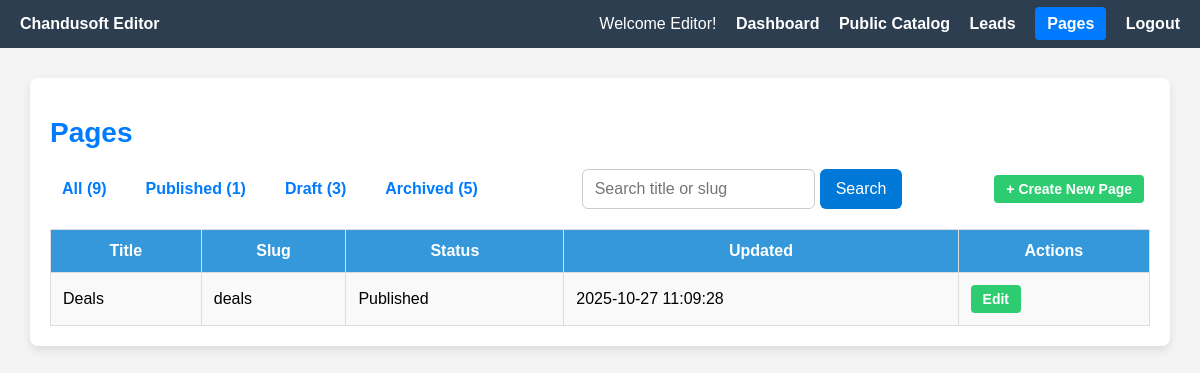
The page /admin/pages.php?status=published (signed in) on the database its author committed.
### tables this page shows
CREATE TABLE `pages` (
  `id` int NOT NULL AUTO_INCREMENT,
  `title` varchar(255) NOT NULL,
  `slug` varchar(255) NOT NULL,
  `status` enum('draft','published','archived') DEFAULT 'draft',
  `updated_at` datetime DEFAULT CURRENT_TIMESTAMP ON UPDATE CURRENT_TIMESTAMP,
  `content_html` text,
  PRIMARY KEY (`id`),
  UNIQUE KEY `slug` (`slug`)
);

### admin/pages.php (the view, shortened to what this page needs)
<?php
$user = $_SESSION['user'];
$role = htmlspecialchars(ucfirst($user['role'] ?? 'Editor'));
$conn = new mysqli('localhost', 'root', '', 'chandusoft');
$publishedCount = $conn->query("SELECT COUNT(*) as count FROM pages WHERE status = 'published'")->fetch_assoc()['count'];
$draftCount = $conn->query("SELECT COUNT(*) as count FROM pages WHERE status = 'draft'")->fetch_assoc()['count'];
$archivedCount = $conn->query("SELECT COUNT(*) as count FROM pages WHERE status = 'archived'")->fetch_assoc()['count'];
$allCount = $conn->query("SELECT COUNT(*) as count FROM pages")->fetch_assoc()['count'];
$search = trim($_GET['search'] ?? '');
$status = $_GET['status'] ?? '';
$whereClause = '';
if ($status) {
    $whereClause = "WHERE status = '" . $conn->real_escape_string($status) . "'";
}
if ($search !== '') {
    if (preg_match('/^[%_]+$/', $search)) {
        $pages = $conn->query("SELECT * FROM pages WHERE 1=0");
    } else {
        if ($whereClause) {
            $whereClause .= " AND";
        } else {
            $whereClause = "WHERE";
        }
        $stmt = $conn->prepare("SELECT * FROM pages $whereClause (title LIKE ? OR slug LIKE ?) ORDER BY updated_at DESC");
        $likeSearch = "%$search%";
        $stmt->bind_param("ss", $likeSearch, $likeSearch);
        $stmt->execute();
        $pages = $stmt->get_result();
        $stmt->close();
    }
} else {
    $pages = $conn->query("SELECT * FROM pages $whereClause ORDER BY updated_at DESC");
}
?>
<!DOCTYPE html>
<html>
<head>
</head>
<body>
<div class="navbar">
    <div><strong>Chandusoft <?= $role ?></strong></div>
    <div class="links">
        Welcome <?= $role ?>!
        <a href="/app/dashboard.php" class="<?= basename($_SERVER['PHP_SELF']) === 'dashboard.php' ? 'active' : '' ?>">Dashboard</a>
        <?php if ($role === 'Admin'): ?>
            <a href="/admin/catalog.php">Admin Catalog</a>
            <a href="/public/catalog.php">Public Catalog</a>
            <a href="/admin/orders.php">Orders</a>
        <?php elseif ($role === 'Editor'): ?>
            <a href="/public/catalog.php">Public Catalog</a>
        <?php endif; ?>
        <a href="/admin/admin-leads.php" class="<?= basename($_SERVER['PHP_SELF']) === 'admin-leads.php' ? 'active' : '' ?>">Leads</a>
        <a href="/admin/pages.php" class="<?= basename($_SERVER['PHP_SELF']) === 'pages.php' ? 'active' : '' ?>">Pages</a>
        <a href="/admin/logout.php">Logout</a>
    </div>
</div>
<div class="container">
    <h1>Pages</h1>
    <div class="top-bar" style="display:flex; justify-content: space-between; align-items: center; margin-bottom: 20px;">
        <div class="filters" style="gap: 15px; display: flex;">
            <a href="pages.php">All (<?= $allCount ?>)</a>
            <a href="pages.php?status=published">Published (<?= $publishedCount ?>)</a>
            <a href="pages.php?status=draft">Draft (<?= $draftCount ?>)</a>
            <a href="pages.php?status=archived">Archived (<?= $archivedCount ?>)</a>
        </div>
        <form method="get" class="search-form" style="display:flex; gap: 5px;">
            <input type="text" name="search" placeholder="Search title or slug" value="<?= htmlspecialchars($search) ?>">
            <input type="submit" value="Search">
        </form>
        <div>
            <a class="btn btn-edit" href="create.php">+ Create New Page</a>
        </div>
    </div>
    <table>
        <tr>
            <th>Title</th>
            <th>Slug</th>
            <th>Status</th>
            <th>Updated</th>
            <th>Actions</th>
        </tr>
        <?php if ($pages && $pages->num_rows > 0): ?>
            <?php while ($page = $pages->fetch_assoc()): ?>
                <tr>
                    <td><?= htmlspecialchars($page['title']) ?></td>
                    <td><?= htmlspecialchars($page['slug']) ?></td>
                    <td><?= ucfirst($page['status']) ?></td>
                    <td><?= htmlspecialchars($page['updated_at']) ?></td>
                    <td class="actions">
                        <a href="edit.php?id=<?= $page['id'] ?>" class="btn btn-edit">Edit</a>
                    </td>
                </tr>
            <?php endwhile; ?>
        <?php endif; ?>
    </table>
</div>
</body>
</html>

### admin/pages.php (style rules this page uses)
body { font-family: Arial, sans-serif; background: #f4f4f4; margin: 0; padding: 0; }
.navbar { background-color: #2c3e50; color: white; padding: 15px 20px; display: flex; justify-content: space-between; align-items: center; }
.navbar .links a { color: white; text-decoration: none; margin-left: 15px; font-weight: bold; }
.navbar .links a.active { background-color: #007BFF; color: white; padding: 8px 12px; border-radius: 4px; }
h1 { color: #007BFF; margin-bottom: 20px; font-size: 28px; text-align: left; }
.container { max-width: 1100px; margin: 30px auto; background: #fff; padding: 20px; border-radius: 8px; box-shadow: 0 4px 10px rgba(0,0,0,0.1); }
table { border-collapse: collapse; width: 100%; }
th, td { border: 1px solid #ddd; padding: 12px; }
th { background-color: #3498db; color: white; }
tr:nth-child(even) { background: #f9f9f9; }
.top-bar .filters a { color: #007BFF; text-decoration: none; font-weight: bold; padding: 6px 12px; border-radius: 6px; transition: background-color 0.3s; }
.btn { display: inline-block; padding: 6px 12px; margin-right: 6px; font-size: 14px; font-weight: bold; text-decoration: none; border-radius: 4px; color: white; }
.btn-edit { background-color: #2ecc71; }
.search-form { display: flex; gap: 5px; max-width: 600px; }
.search-form input[type="text"] { flex: 1; padding: 10px 12px; font-size: 16px; border: 1px solid #ccc; border-radius: 6px; }
.search-form input[type="submit"] { padding: 10px 16px; font-size: 16px; background-color: #0078D7; color: white; border: none; border-radius: 6px; cursor: pointer; transition: all 0.3s ease; }

### rows shown on the page
pages: title "Deals", slug "deals", status "Published", updated_at "2025-10-27 11:09:28"

### other values the page prints
$role "Editor"
$allCount "9"
$publishedCount "1"
$draftCount "3"
$archivedCount "5"
